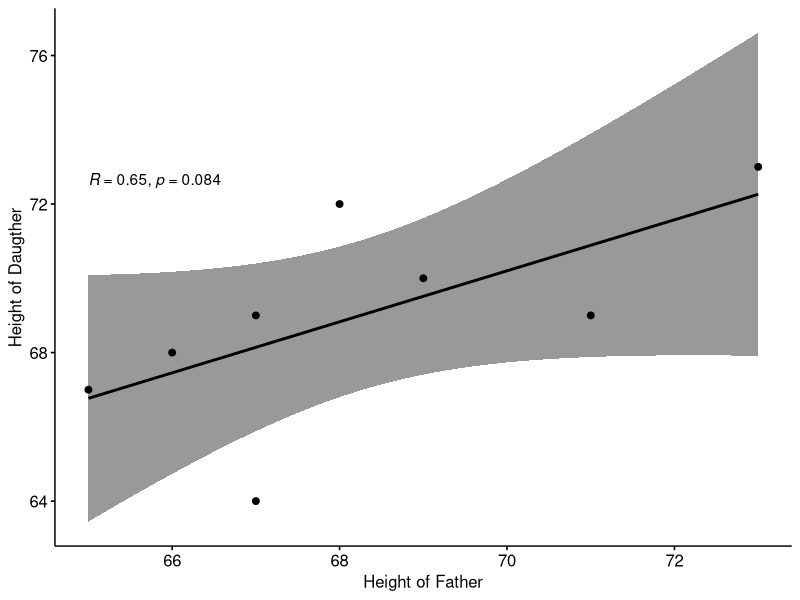

The R script that drew this image:
## ---- chunk 1
knitr::opts_chunk$set(echo = TRUE)
## ---- chunk 2
# loading data
height_F=c(65,66,67,67,68,69,71,73)
height_D=c(67,68,64,69,72,70,69,73)
## ---- chunk 3
resp2=cor.test(height_F,height_D,method='pearson')
resp2
## ---- chunk 4
#direct calculation
rho=(sum(((height_F-mean(height_F))*(height_D-mean(height_D)))))/(sqrt(sum((height_F-mean(height_F))^2)*(sum((height_D-mean(height_D))^2))))
rho
## ---- chunk 5
my_data=data.frame(height_F=height_F,height_D=height_D)
head(my_data)
## ---- chunk 6
library(ggpubr)
ggscatter(my_data, x = "height_F", y = "height_D", 
          add = "reg.line", conf.int = TRUE, 
          cor.coef = TRUE, cor.method = "pearson",
          xlab = "Height of Father", ylab = "Height of Daugther")
